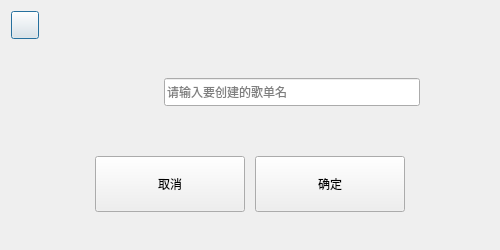
<?xml version="1.0" encoding="UTF-8"?>
<ui version="4.0">
 <class>createPlaylistDialog</class>
 <widget class="QDialog" name="createPlaylistDialog">
  <property name="geometry">
   <rect>
    <x>0</x>
    <y>0</y>
    <width>500</width>
    <height>250</height>
   </rect>
  </property>
  <property name="minimumSize">
   <size>
    <width>500</width>
    <height>250</height>
   </size>
  </property>
  <property name="maximumSize">
   <size>
    <width>500</width>
    <height>250</height>
   </size>
  </property>
  <property name="windowTitle">
   <string>Dialog</string>
  </property>
  <layout class="QVBoxLayout" name="verticalLayout_3">
   <item>
    <layout class="QHBoxLayout" name="horizontalLayout_4">
     <property name="spacing">
      <number>6</number>
     </property>
     <item>
      <widget class="QPushButton" name="closeBtn">
       <property name="minimumSize">
        <size>
         <width>28</width>
         <height>28</height>
        </size>
       </property>
       <property name="maximumSize">
        <size>
         <width>28</width>
         <height>28</height>
        </size>
       </property>
       <property name="text">
        <string/>
       </property>
      </widget>
     </item>
     <item>
      <spacer name="horizontalSpacer_7">
       <property name="orientation">
        <enum>Qt::Horizontal</enum>
       </property>
       <property name="sizeHint" stdset="0">
        <size>
         <width>40</width>
         <height>20</height>
        </size>
       </property>
      </spacer>
     </item>
    </layout>
   </item>
   <item>
    <spacer name="verticalSpacer_3">
     <property name="orientation">
      <enum>Qt::Vertical</enum>
     </property>
     <property name="sizeType">
      <enum>QSizePolicy::Preferred</enum>
     </property>
     <property name="sizeHint" stdset="0">
      <size>
       <width>20</width>
       <height>15</height>
      </size>
     </property>
    </spacer>
   </item>
   <item>
    <layout class="QHBoxLayout" name="horizontalLayout">
     <property name="spacing">
      <number>20</number>
     </property>
     <item>
      <spacer name="horizontalSpacer_3">
       <property name="orientation">
        <enum>Qt::Horizontal</enum>
       </property>
       <property name="sizeHint" stdset="0">
        <size>
         <width>40</width>
         <height>20</height>
        </size>
       </property>
      </spacer>
     </item>
     <item>
      <widget class="QLabel" name="userPlaylistLbl">
       <property name="minimumSize">
        <size>
         <width>64</width>
         <height>64</height>
        </size>
       </property>
       <property name="maximumSize">
        <size>
         <width>64</width>
         <height>64</height>
        </size>
       </property>
       <property name="text">
        <string/>
       </property>
      </widget>
     </item>
     <item>
      <widget class="QLineEdit" name="userPlaylistLnedit">
       <property name="minimumSize">
        <size>
         <width>256</width>
         <height>28</height>
        </size>
       </property>
       <property name="maximumSize">
        <size>
         <width>16777215</width>
         <height>28</height>
        </size>
       </property>
       <property name="placeholderText">
        <string>请输入要创建的歌单名</string>
       </property>
      </widget>
     </item>
     <item>
      <spacer name="horizontalSpacer">
       <property name="orientation">
        <enum>Qt::Horizontal</enum>
       </property>
       <property name="sizeHint" stdset="0">
        <size>
         <width>40</width>
         <height>20</height>
        </size>
       </property>
      </spacer>
     </item>
    </layout>
   </item>
   <item>
    <layout class="QVBoxLayout" name="verticalLayout_2">
     <item>
      <spacer name="verticalSpacer_2">
       <property name="orientation">
        <enum>Qt::Vertical</enum>
       </property>
       <property name="sizeType">
        <enum>QSizePolicy::Preferred</enum>
       </property>
       <property name="sizeHint" stdset="0">
        <size>
         <width>20</width>
         <height>15</height>
        </size>
       </property>
      </spacer>
     </item>
     <item>
      <layout class="QHBoxLayout" name="horizontalLayout_3">
       <property name="spacing">
        <number>10</number>
       </property>
       <item>
        <spacer name="horizontalSpacer_5">
         <property name="orientation">
          <enum>Qt::Horizontal</enum>
         </property>
         <property name="sizeHint" stdset="0">
          <size>
           <width>40</width>
           <height>20</height>
          </size>
         </property>
        </spacer>
       </item>
       <item>
        <widget class="QPushButton" name="cancelBtn">
         <property name="minimumSize">
          <size>
           <width>150</width>
           <height>56</height>
          </size>
         </property>
         <property name="maximumSize">
          <size>
           <width>150</width>
           <height>56</height>
          </size>
         </property>
         <property name="text">
          <string>取消</string>
         </property>
        </widget>
       </item>
       <item>
        <widget class="QPushButton" name="okBtn">
         <property name="minimumSize">
          <size>
           <width>150</width>
           <height>56</height>
          </size>
         </property>
         <property name="maximumSize">
          <size>
           <width>150</width>
           <height>56</height>
          </size>
         </property>
         <property name="text">
          <string>确定</string>
         </property>
        </widget>
       </item>
       <item>
        <spacer name="horizontalSpacer_6">
         <property name="orientation">
          <enum>Qt::Horizontal</enum>
         </property>
         <property name="sizeHint" stdset="0">
          <size>
           <width>40</width>
           <height>20</height>
          </size>
         </property>
        </spacer>
       </item>
      </layout>
     </item>
     <item>
      <spacer name="verticalSpacer">
       <property name="orientation">
        <enum>Qt::Vertical</enum>
       </property>
       <property name="sizeType">
        <enum>QSizePolicy::Preferred</enum>
       </property>
       <property name="sizeHint" stdset="0">
        <size>
         <width>20</width>
         <height>15</height>
        </size>
       </property>
      </spacer>
     </item>
    </layout>
   </item>
  </layout>
 </widget>
 <resources/>
 <connections/>
</ui>
